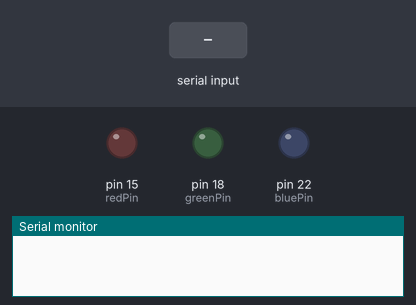
Bench run of a sketch on a simulated Arduino Mega 2560, built with avr-gcc and run on an emulated ATmega2560. On the bench: output pins drawn as LEDs (lit = HIGH), the last lines printed to the serial monitor. The test bench sets the inputs (shaded band).

Above: at 1.2 s.
1.3 s: "GREEN\n" received over Serial
At 1.38 s:
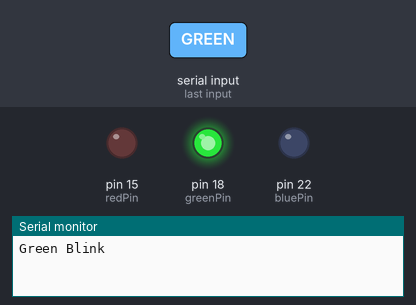
4.3 s: "RED\n" received over Serial
At 5.3 s:
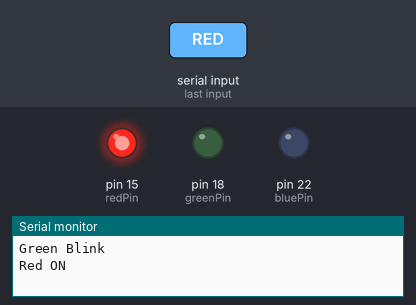
5.8 s: "BLUE\n" received over Serial
At 5.88 s:
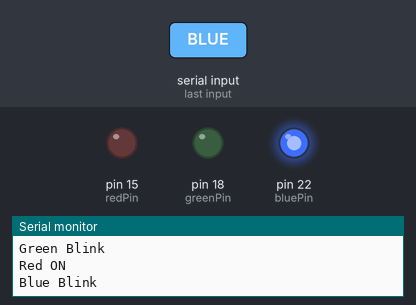
Timing chart, 0 to 14.8 s (numbered marks = the images above; inputs shaded):
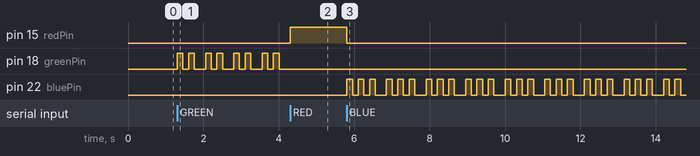

Measured:
- after the input at 1.3 s, pin 18 (greenPin): LOW → HIGH at once, then repeats every 0.75 s: LOW 0.15 s, HIGH 0.15 s, LOW 0.30 s, HIGH 0.15 s
- after the input at 4.3 s, pin 15 (redPin): LOW → HIGH at once; pin 18 (greenPin): stops changing and stays LOW
- after the input at 5.8 s, pin 15 (redPin): HIGH → LOW at once; pin 22 (bluePin): LOW → HIGH at once, then repeats every 1.1 s: 2 × (LOW 0.15 s, HIGH 0.15 s), LOW 0.30 s, HIGH 0.15 s

The sketch:

controller.ino
```cpp
int redPin = 15;
int greenPin = 18;
int bluePin = 22;

String command = "";

void setup() {
  Serial.begin(9600);

  pinMode(redPin, OUTPUT);
  pinMode(greenPin, OUTPUT);
  pinMode(bluePin, OUTPUT);

  allOff();
}

void loop() {
  if (Serial.available() > 0) {
    command = Serial.readStringUntil('\n');
    command.trim();

    if (command == "RED") {
      allOff();
      digitalWrite(redPin, HIGH);
      Serial.println("Red ON");

      // ติดค้างจนกว่าจะมีคำสั่งใหม่
      while (Serial.available() == 0);
    }

    else if (command == "GREEN") {
      Serial.println("Green Blink");

      while (Serial.available() == 0) {

        allOff();

        // กระพริบ 2 ครั้ง
        for (int i = 0; i < 2; i++) {
          digitalWrite(greenPin, HIGH);
          delay(150);
          digitalWrite(greenPin, LOW);
          delay(150);
        }

        // ดับ 5 วินาที
        delay(150);
      }
    }

    else if (command == "BLUE") {
      Serial.println("Blue Blink");

      while (Serial.available() == 0) {

        allOff();

        // กระพริบ 3 ครั้ง
        for (int i = 0; i < 3; i++) {
          digitalWrite(bluePin, HIGH);
          delay(150);
          digitalWrite(bluePin, LOW);
          delay(150);
        }

        // ดับ 5 วินาที
        delay(150);
      }
    }

    else if (command == "OFF") {
      allOff();
      Serial.println("All OFF");
    }

    else {
      Serial.println("Unknown Command");
    }
  }
}

void allOff() {
  digitalWrite(redPin, LOW);
  digitalWrite(greenPin, LOW);
  digitalWrite(bluePin, LOW);
}
```
